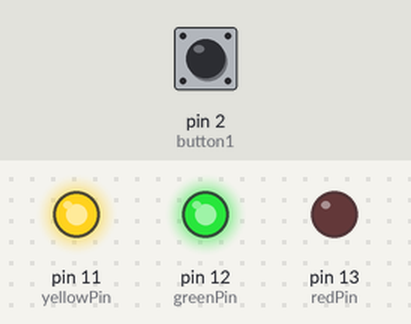
This sketch was run on a simulated Arduino Uno, built with avr-gcc and run on an emulated ATmega328P. On the bench: output pins drawn as LEDs (lit = HIGH). The test bench sets the inputs (shaded band); at power-on: pin 2 (button1) HIGH.

Above: at 1.2 s.
1.3 s: pin 2 (button1) pulled LOW for 0.15 s
At 4.3 s:
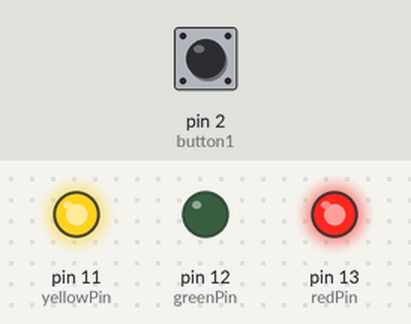
At 6.6 s:
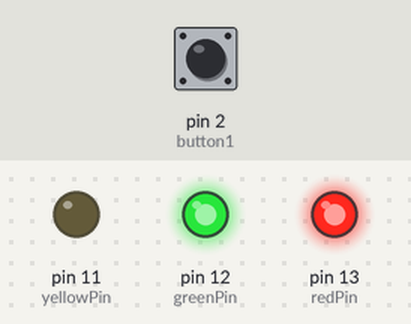
7.4 s: pin 2 (button1) pulled LOW for 1 s
At 9.2 s:
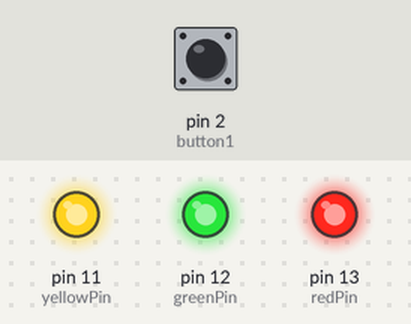
Timing chart, 0 to 14.9 s (numbered marks = the images above; inputs shaded):
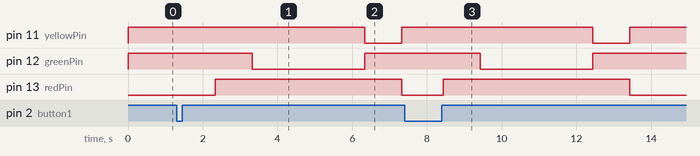

Measured:
- after the input at 1.3 s, pin 11 (yellowPin): HIGH → LOW after 5.0 s, → HIGH 1.0 s later; pin 12 (greenPin): HIGH → LOW after 2.0 s, → HIGH 3.0 s later; pin 13 (redPin): LOW → HIGH after 1.0 s, → LOW 5.0 s later
- after the input at 7.4 s, pin 11 (yellowPin): HIGH → LOW after 5.0 s, → HIGH 1.0 s later; pin 12 (greenPin): HIGH → LOW after 2.0 s, → HIGH 3.0 s later; pin 13 (redPin): LOW → HIGH after 1.0 s, → LOW 5.0 s later

The sketch:

Traffic_Lights_button.ino
```cpp
const int redPin = 13;
const int greenPin = 12;
const int yellowPin = 11;
const int button1 = 2;


void setup() {
  // put your setup code here, to run once:
  pinMode (redPin, OUTPUT);
  pinMode (greenPin, OUTPUT);
  pinMode (yellowPin, OUTPUT);


  pinMode (button1, INPUT_PULLUP);

  digitalWrite(redPin, LOW);
  digitalWrite(greenPin, HIGH);
  digitalWrite(yellowPin, HIGH);
}

void loop() {

  digitalWrite(redPin, LOW);

  if (digitalRead(button1) == LOW) {

    delay(30);
    if (digitalRead(button1) == LOW) {

      delay(1000);
      digitalWrite(redPin, HIGH);

      delay(1000);
      digitalWrite(greenPin, LOW);
      delay(3000);
      digitalWrite(greenPin, HIGH);


      digitalWrite(yellowPin, LOW);
      delay(1000);
      digitalWrite(yellowPin, HIGH);

      digitalWrite(redPin, LOW  );


      while (digitalRead(button1) == LOW) {
        delay(10);
      }
    }
  }
}
```
